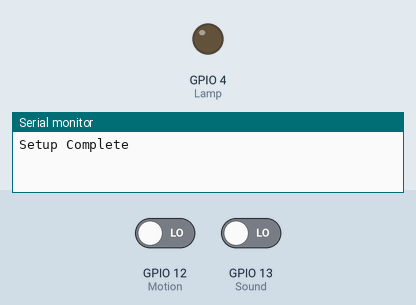
Bench run of a sketch on a simulated ESP32. Parts: output pins drawn as LEDs (lit = HIGH), the last lines printed to the serial monitor. The test bench sets the inputs (shaded band); at power-on: GPIO 12 (Motion) LOW, GPIO 13 (Sound) LOW.

Above: at 1.2 s.
1.3 s: GPIO 12 (Motion) driven HIGH
At 2.1 s:
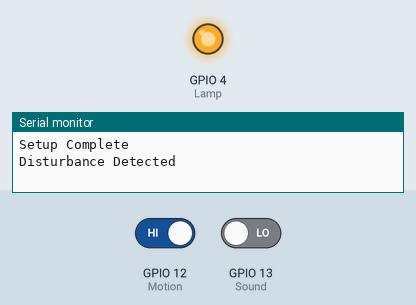
4.3 s: GPIO 12 (Motion) driven LOW
At 4.9 s:
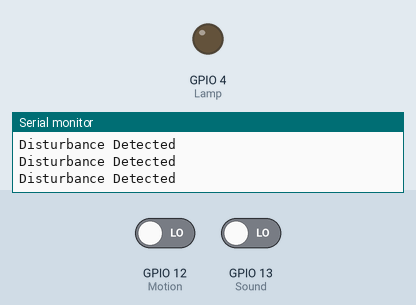
5.8 s: GPIO 13 (Sound) driven HIGH
At 6.1 s:
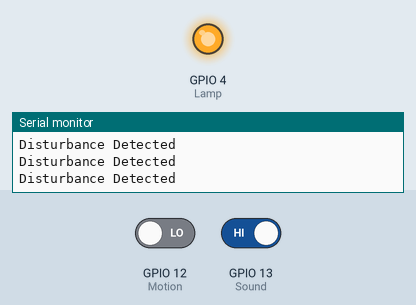
Timing chart, 0 to 8.8 s (numbered marks = the images above; inputs shaded):
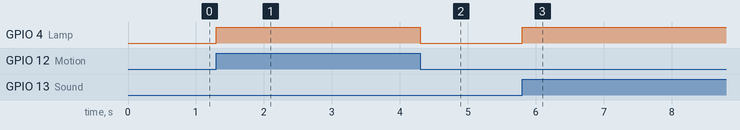

The sketch:

CSD_SensorTests.ino
```cpp
////////////////////////////////////////////////////////////////////////////////////////////
/*
 *                    Casa Security Device Motion and Sound Sensor Test
 *          Developed by the CSD Project Team for senior design at Mercer University
 *
 *                    Testing the motion and sound sensor with the ESP32
 * When the sensors go high, the esp32's flash lamp will go high, indicating a disturbance detected.
 *
 *                  *******************IMPORTANT*************************
 *                                 Tool specifications:
 *                             Board: "ESP32 Wrover Module"
 *                             Upload Speed: "115200"
 *                             Flash Frequency: "40MHz"
 *                             Partition Scheme: "HUGE APP..."
 *                             Core Debug Level: "None"
 *
 *                                Preferences needed:
 *                 https://dl.espressif.com/dl/package_esp32_index.json
 *
 *                                  Board Manager:
 *                       esp32 version 1.0.4 by Espressif Systems
*/
////////////////////////////////////////////////////////////////////////////////////////////

#include "esp_camera.h"

// Defining ESP32 model and its pins
#define CAMERA_MODEL_AI_THINKER              // Your ESP32-Cam's model of which has PSRAM
#include "camera_pins.h"

// Defining I/O pins
#define Motion 12                            // HC-SR501 PIR Motion Sensor controlled with pin 12
#define Sound 13                             // KY-038 AVR PIC high sensitivity sound sensor controlled with pin 13
#define Lamp 4                               // ESP32's on board flash lamp controlled with pin 4


void setup()
{
  Serial.begin(115200);                      // Serial monitor set to 115200 Baud

  pinMode(Lamp,OUTPUT);                      // Setting flash lamp as an output
  pinMode(Motion,INPUT);                     // Setting motion sensor as an input
  pinMode(Sound,INPUT);                      // Setting sound sensor as an input

  Serial.setDebugOutput(true);
  Serial.println();

  camera_config_t config;
  config.ledc_channel = LEDC_CHANNEL_0;
  config.ledc_timer = LEDC_TIMER_0;
  config.pin_d0 = Y2_GPIO_NUM;
  config.pin_d1 = Y3_GPIO_NUM;
  config.pin_d2 = Y4_GPIO_NUM;
  config.pin_d3 = Y5_GPIO_NUM;
  config.pin_d4 = Y6_GPIO_NUM;
  config.pin_d5 = Y7_GPIO_NUM;
  config.pin_d6 = Y8_GPIO_NUM;
  config.pin_d7 = Y9_GPIO_NUM;
  config.pin_xclk = XCLK_GPIO_NUM;
  config.pin_pclk = PCLK_GPIO_NUM;
  config.pin_vsync = VSYNC_GPIO_NUM;
  config.pin_href = HREF_GPIO_NUM;
  config.pin_sscb_sda = SIOD_GPIO_NUM;
  config.pin_sscb_scl = SIOC_GPIO_NUM;
  config.pin_pwdn = PWDN_GPIO_NUM;
  config.pin_reset = RESET_GPIO_NUM;
  config.xclk_freq_hz = 20000000;
  config.pixel_format = PIXFORMAT_JPEG;

  Serial.println("Setup Complete");
}


void loop()
{
  /*
   *  Comment out the if statment test you do not wish to perform and
   *  uncomment the if statment test you do wish to perform
  */

  //if ( digitalRead(Motion) == HIGH )                                       // Tests only the motion sensor
  //if ( digitalRead(Sound) == HIGH )                                        // Tests only the sound sensor
  if ( (digitalRead(Motion) == HIGH) || (digitalRead(Sound) == HIGH) )       // Tests both sensors together
  {
    Serial.println("Disturbance Detected");
    digitalWrite(Lamp, HIGH);
    delay(1000);
    digitalWrite(Lamp, LOW);
  }
}
```

camera_pins.h
```cpp
#if defined(CAMERA_MODEL_WROVER_KIT)
#define PWDN_GPIO_NUM    -1
#define RESET_GPIO_NUM   -1
#define XCLK_GPIO_NUM    21
#define SIOD_GPIO_NUM    26
#define SIOC_GPIO_NUM    27

#define Y9_GPIO_NUM      35
#define Y8_GPIO_NUM      34
#define Y7_GPIO_NUM      39
#define Y6_GPIO_NUM      36
#define Y5_GPIO_NUM      19
#define Y4_GPIO_NUM      18
#define Y3_GPIO_NUM       5
#define Y2_GPIO_NUM       4
#define VSYNC_GPIO_NUM   25
#define HREF_GPIO_NUM    23
#define PCLK_GPIO_NUM    22

#elif defined(CAMERA_MODEL_ESP_EYE)
#define PWDN_GPIO_NUM    -1
#define RESET_GPIO_NUM   -1
#define XCLK_GPIO_NUM    4
#define SIOD_GPIO_NUM    18
#define SIOC_GPIO_NUM    23

#define Y9_GPIO_NUM      36
#define Y8_GPIO_NUM      37
#define Y7_GPIO_NUM      38
#define Y6_GPIO_NUM      39
#define Y5_GPIO_NUM      35
#define Y4_GPIO_NUM      14
#define Y3_GPIO_NUM      13
#define Y2_GPIO_NUM      34
#define VSYNC_GPIO_NUM   5
#define HREF_GPIO_NUM    27
#define PCLK_GPIO_NUM    25

#elif defined(CAMERA_MODEL_M5STACK_PSRAM)
#define PWDN_GPIO_NUM     -1
#define RESET_GPIO_NUM    15
#define XCLK_GPIO_NUM     27
#define SIOD_GPIO_NUM     25
#define SIOC_GPIO_NUM     23

#define Y9_GPIO_NUM       19
#define Y8_GPIO_NUM       36
#define Y7_GPIO_NUM       18
#define Y6_GPIO_NUM       39
#define Y5_GPIO_NUM        5
#define Y4_GPIO_NUM       34
#define Y3_GPIO_NUM       35
#define Y2_GPIO_NUM       32
#define VSYNC_GPIO_NUM    22
#define HREF_GPIO_NUM     26
#define PCLK_GPIO_NUM     21

#elif defined(CAMERA_MODEL_M5STACK_WIDE)
#define PWDN_GPIO_NUM     -1
#define RESET_GPIO_NUM    15
#define XCLK_GPIO_NUM     27
#define SIOD_GPIO_NUM     22
#define SIOC_GPIO_NUM     23

#define Y9_GPIO_NUM       19
#define Y8_GPIO_NUM       36
#define Y7_GPIO_NUM       18
#define Y6_GPIO_NUM       39
#define Y5_GPIO_NUM        5
#define Y4_GPIO_NUM       34
#define Y3_GPIO_NUM       35
#define Y2_GPIO_NUM       32
#define VSYNC_GPIO_NUM    25
#define HREF_GPIO_NUM     26
#define PCLK_GPIO_NUM     21

#elif defined(CAMERA_MODEL_AI_THINKER)
#define PWDN_GPIO_NUM     32
#define RESET_GPIO_NUM    -1
#define XCLK_GPIO_NUM      0
#define SIOD_GPIO_NUM     26
#define SIOC_GPIO_NUM     27

#define Y9_GPIO_NUM       35
#define Y8_GPIO_NUM       34
#define Y7_GPIO_NUM       39
#define Y6_GPIO_NUM       36
#define Y5_GPIO_NUM       21
#define Y4_GPIO_NUM       19
#define Y3_GPIO_NUM       18
#define Y2_GPIO_NUM        5
#define VSYNC_GPIO_NUM    25
#define HREF_GPIO_NUM     23
#define PCLK_GPIO_NUM     22

#elif defined(CAMERA_MODEL_TTGO_T_JOURNAL)
#define PWDN_GPIO_NUM      0
#define RESET_GPIO_NUM    15
#define XCLK_GPIO_NUM     27
#define SIOD_GPIO_NUM     25
#define SIOC_GPIO_NUM     23

#define Y9_GPIO_NUM       19
#define Y8_GPIO_NUM       36
#define Y7_GPIO_NUM       18
#define Y6_GPIO_NUM       39
#define Y5_GPIO_NUM        5
#define Y4_GPIO_NUM       34
#define Y3_GPIO_NUM       35
#define Y2_GPIO_NUM       17
#define VSYNC_GPIO_NUM    22
#define HREF_GPIO_NUM     26
#define PCLK_GPIO_NUM     21

#else
#error "Camera model not selected"
#endif
```

Measured:
- after the input at 1.3 s, GPIO 4 (Lamp): LOW → HIGH at once
- after the input at 4.3 s, GPIO 4 (Lamp): HIGH → LOW at once
- after the input at 5.8 s, GPIO 4 (Lamp): LOW → HIGH at once
